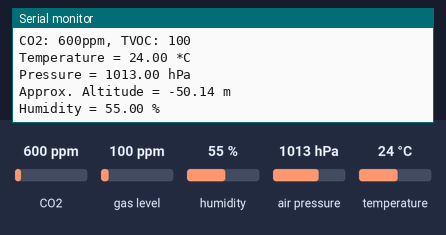
The program below on a simulated ESP32. Parts: the last lines printed to the serial monitor. Inputs (shaded band) come from the test bench; at power-on: CO2 600 ppm, gas level 100 ppm, air pressure 1013 hPa, humidity 55 %, temperature 24 °C.

Above: at 1.2 s.
1.3 s: CO2 set to 452 ppm
2.8 s: gas level set to 20 ppm
4.3 s: air pressure set to 952 hPa
At 5.1 s:
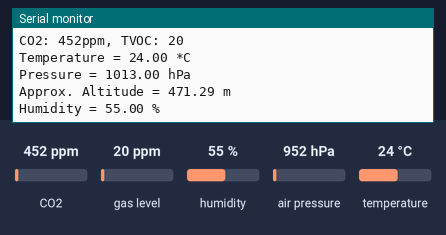
8.5 s: humidity set to 22 %
At 9.4 s:
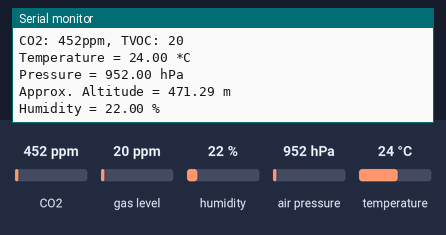

Measured:
- after the input at 8.5 s, the serial monitor: prints a new line after 0.05 s (image 2)

The program:

main.cpp
```cpp
#include "Adafruit_CCS811.h"

#include <Wire.h>
#include <SPI.h>
#include <Adafruit_Sensor.h>
#include <Adafruit_BME280.h>

Adafruit_CCS811 ccs;

#define SEALEVELPRESSURE_HPA (1007)
Adafruit_BME280 bme; // I2C BME280 sensor

void setup() {
  Serial.begin(9600);

  Serial.println("CCS811 test");
  if(!ccs.begin()){
    Serial.println("Could not find a valid CCS811 sensor, check wiring!");
    // Force user to reboot device, show LED error effect
  }

  Serial.println(F("BME280 test"));
  if (! bme.begin(0x76, &Wire)) {
      Serial.println("Could not find a valid BME280 sensor, check wiring!");
      // Force user to reboot device, show LED error effect
  }

}

void loop() {
  if(ccs.available()){
    if(!ccs.readData()){
      Serial.print("CO2: ");
      Serial.print(ccs.geteCO2());
      Serial.print("ppm, TVOC: ");
      Serial.println(ccs.getTVOC());
    }
    else{
      Serial.println("ERROR reading CCS data!");
      // Force user to reboot device, show LED error effect
    }
  }

  Serial.print("Temperature = ");
  Serial.print(bme.readTemperature());
  Serial.println(" *C");

  Serial.print("Pressure = ");

  Serial.print(bme.readPressure() / 100.0F);
  Serial.println(" hPa");

  Serial.print("Approx. Altitude = ");
  Serial.print(bme.readAltitude(SEALEVELPRESSURE_HPA));
  Serial.println(" m");

  Serial.print("Humidity = ");
  Serial.print(bme.readHumidity());
  Serial.println(" %");

  Serial.println();

  delay(1000);
}
```
